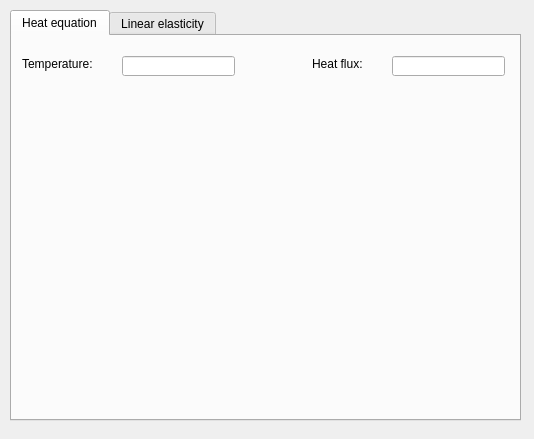
<ui version="4.0" >
 <class>bcPropertyDialog</class>
 <widget class="QDialog" name="bcPropertyDialog" >
  <property name="enabled" >
   <bool>true</bool>
  </property>
  <property name="geometry" >
   <rect>
    <x>0</x>
    <y>0</y>
    <width>534</width>
    <height>439</height>
   </rect>
  </property>
  <property name="windowTitle" >
   <string>Boundary conditions</string>
  </property>
  <widget class="QTabWidget" name="bcTab" >
   <property name="geometry" >
    <rect>
     <x>10</x>
     <y>10</y>
     <width>511</width>
     <height>411</height>
    </rect>
   </property>
   <property name="currentIndex" >
    <number>0</number>
   </property>
   <widget class="QWidget" name="heatEquation" >
    <attribute name="title" >
     <string>Heat equation</string>
    </attribute>
    <widget class="QLabel" name="temperatureLabel" >
     <property name="geometry" >
      <rect>
       <x>10</x>
       <y>20</y>
       <width>71</width>
       <height>16</height>
      </rect>
     </property>
     <property name="text" >
      <string>Temperature:</string>
     </property>
    </widget>
    <widget class="QLabel" name="heatFluxLabel" >
     <property name="geometry" >
      <rect>
       <x>300</x>
       <y>20</y>
       <width>71</width>
       <height>16</height>
      </rect>
     </property>
     <property name="text" >
      <string>Heat flux:</string>
     </property>
    </widget>
    <widget class="QLineEdit" name="temperatureEdit" >
     <property name="geometry" >
      <rect>
       <x>110</x>
       <y>20</y>
       <width>113</width>
       <height>20</height>
      </rect>
     </property>
    </widget>
    <widget class="QLineEdit" name="heatFluxEdit" >
     <property name="geometry" >
      <rect>
       <x>380</x>
       <y>20</y>
       <width>113</width>
       <height>20</height>
      </rect>
     </property>
    </widget>
   </widget>
   <widget class="QWidget" name="linearElasticity" >
    <attribute name="title" >
     <string>Linear elasticity</string>
    </attribute>
    <widget class="QLabel" name="displacement1Label" >
     <property name="geometry" >
      <rect>
       <x>10</x>
       <y>20</y>
       <width>81</width>
       <height>20</height>
      </rect>
     </property>
     <property name="text" >
      <string>Displacement 1:</string>
     </property>
    </widget>
    <widget class="QLabel" name="displacement2Label" >
     <property name="geometry" >
      <rect>
       <x>10</x>
       <y>50</y>
       <width>81</width>
       <height>16</height>
      </rect>
     </property>
     <property name="text" >
      <string>Displacement 2:</string>
     </property>
    </widget>
    <widget class="QLabel" name="displacement3Label" >
     <property name="geometry" >
      <rect>
       <x>10</x>
       <y>80</y>
       <width>81</width>
       <height>16</height>
      </rect>
     </property>
     <property name="text" >
      <string>Displacement 3:</string>
     </property>
    </widget>
    <widget class="QLineEdit" name="displacement1Edit" >
     <property name="geometry" >
      <rect>
       <x>110</x>
       <y>20</y>
       <width>113</width>
       <height>20</height>
      </rect>
     </property>
    </widget>
    <widget class="QLineEdit" name="displacement2Edit" >
     <property name="geometry" >
      <rect>
       <x>110</x>
       <y>50</y>
       <width>113</width>
       <height>20</height>
      </rect>
     </property>
    </widget>
    <widget class="QLineEdit" name="displacement3Edit" >
     <property name="geometry" >
      <rect>
       <x>110</x>
       <y>80</y>
       <width>113</width>
       <height>20</height>
      </rect>
     </property>
    </widget>
   </widget>
  </widget>
 </widget>
 <resources/>
 <connections/>
</ui>
